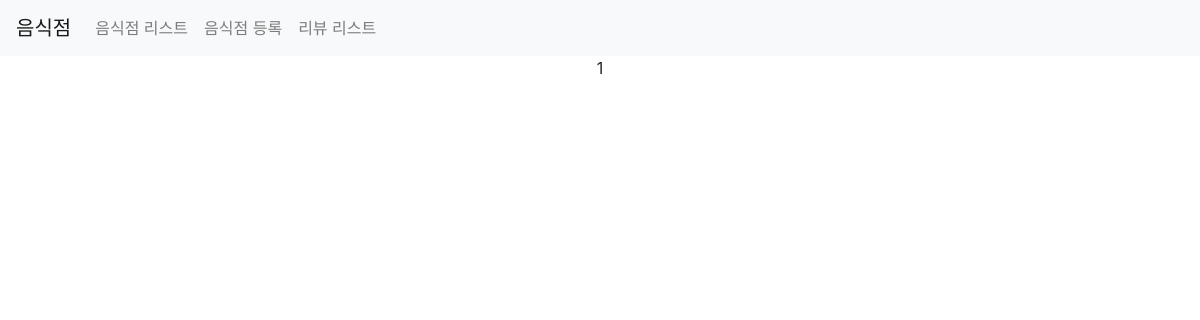
Page /third/list/ on the earlier database version.
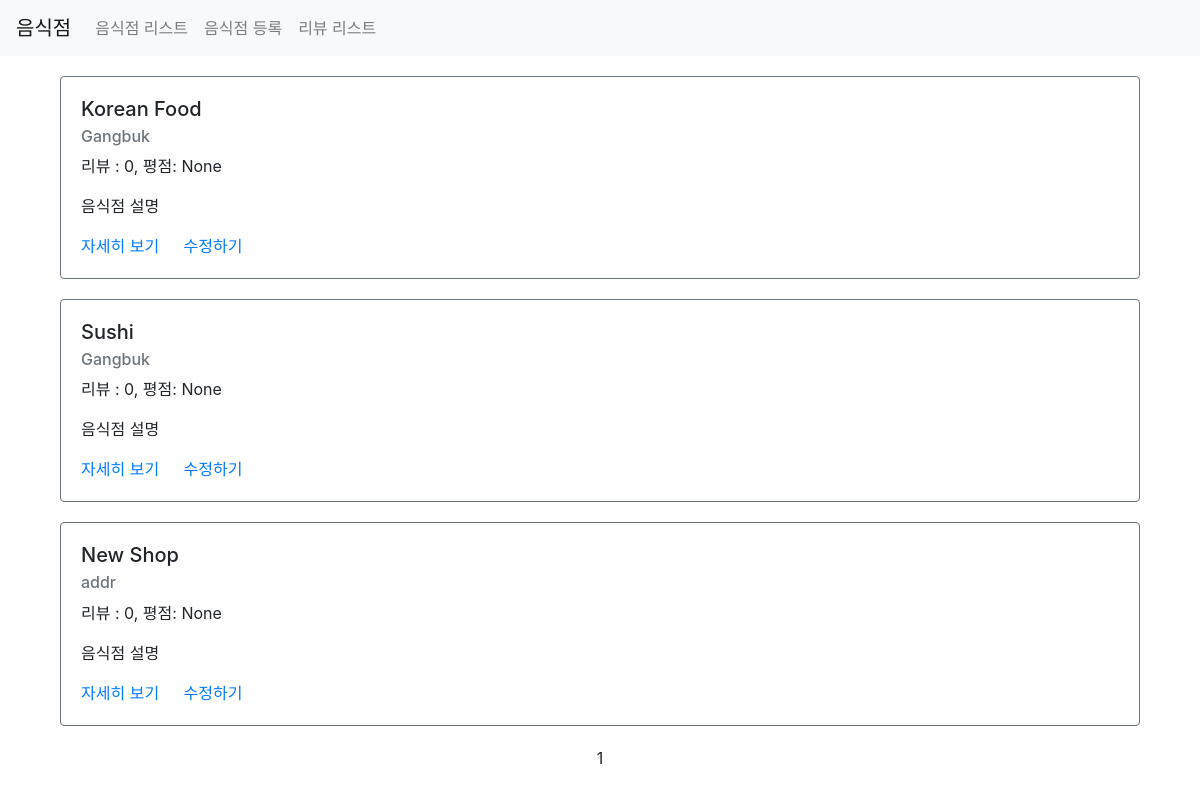
Same page on the later database version.
### third/models.py (models this page shows)
class Restaurant(models.Model):
    name = models.CharField(max_length=30)
    address = models.CharField(max_length=200)
    image = models.CharField(max_length=500, default=None, null=True)
    password = models.CharField(max_length=20, default=None, null=True)
    created_at = models.DateTimeField(auto_now_add=True)
    update_at = models.DateTimeField(auto_now=True)

### third/views.py (the view)
# urls.py: path('list/', views.list, name="list"),
def list(request):
    restaurants = Restaurant.objects.all()\
        .annotate(reviews_count = Count('review'))\
        .annotate(average_point=Avg('review__point'))
    page = request.GET.get('page')  # 파라미터로 넘어온 현재 페이지 값
    paginator = Paginator(restaurants, 5) # 한 페이지에 5개씩 표시
    items = paginator.get_page(page) # 해당 페이지에 맞는 리스트로 필터링
    context = {
        "restaurants": items
    }
    return render(request, 'third/list.html', context)

### third/templates/third/list.html (shortened to what this page needs)
{% extends 'third/base.html' %}
{% load static %}
{% block content %}
<div class="container">
    {% for item in restaurants %}
    <div class="row restaurant-item" style="margin:20px auto;">
        <div class="col-sm-12">
            <div class="card border-secondary">
                <div class="card-body">
                    <h5 class="card-title">{{ item.name }}</h5>
                    <h6 class="card-subtitle mb-2 text-muted">{{ item.address }}</h6>
                    <p class="card-text">리뷰 : {{ item.reviews_count }}, 평점: {{ item.average_point }}</p>
                    <p class="card-text">음식점 설명</p>
                    <a href="{% url 'restaurant-detail' id=item.id %}" class="card-link">자세히 보기</a>
                    <a href="{% url 'restaurant-update' %}?id={{ item.id }}" class="card-link">수정하기</a>
                </div>
            </div>
        </div>
    </div>
    {% endfor %}
    <div class="row">
        <div class="col-sm-12 text-center">
            <div class="pagination">
                <span class="step-links text-center" style="width:100%;">
                    <span class="current">
                        {{ restaurants.number }}
                    </span>
                </span>
            </div>
        </div>
    </div>
</div>
{% endblock %}

### third/templates/third/base.html (shortened to what this page needs)
{% load static %}
<html>
<head>
    <link rel="stylesheet" href="https://stackpath.bootstrapcdn.com/bootstrap/4.1.3/css/bootstrap.min.css">
    <link rel="stylesheet" href="{% static 'third/style.css' %}">
</head>
<body>
    <nav class="navbar navbar-expand-lg navbar-light bg-light">
      <a class="navbar-brand" href="/third/list">음식점</a>
      <div class="collapse navbar-collapse" id="navbarNav">
        <ul class="navbar-nav">
          <li class="nav-item">
            <a class="nav-link" href="/third/list">음식점 리스트</a>
          </li>
          <li class="nav-item">
            <a class="nav-link" href="/third/create">음식점 등록</a>
          </li>
            <li class="nav-item">
            <a class="nav-link" href="/third/review/list">리뷰 리스트</a>
          </li>
        </ul>
      </div>
    </nav>
    {% block content %}
    {% endblock %}
</body>
</html>

Differences in the rows shown:
added Restaurant: name "Korean Food", address "Gangbuk", reviews_count "0", average_point "None"
added Restaurant: name "Sushi", address "Gangbuk", reviews_count "0", average_point "None"
added Restaurant: name "New Shop", address "addr", reviews_count "0", average_point "None"
